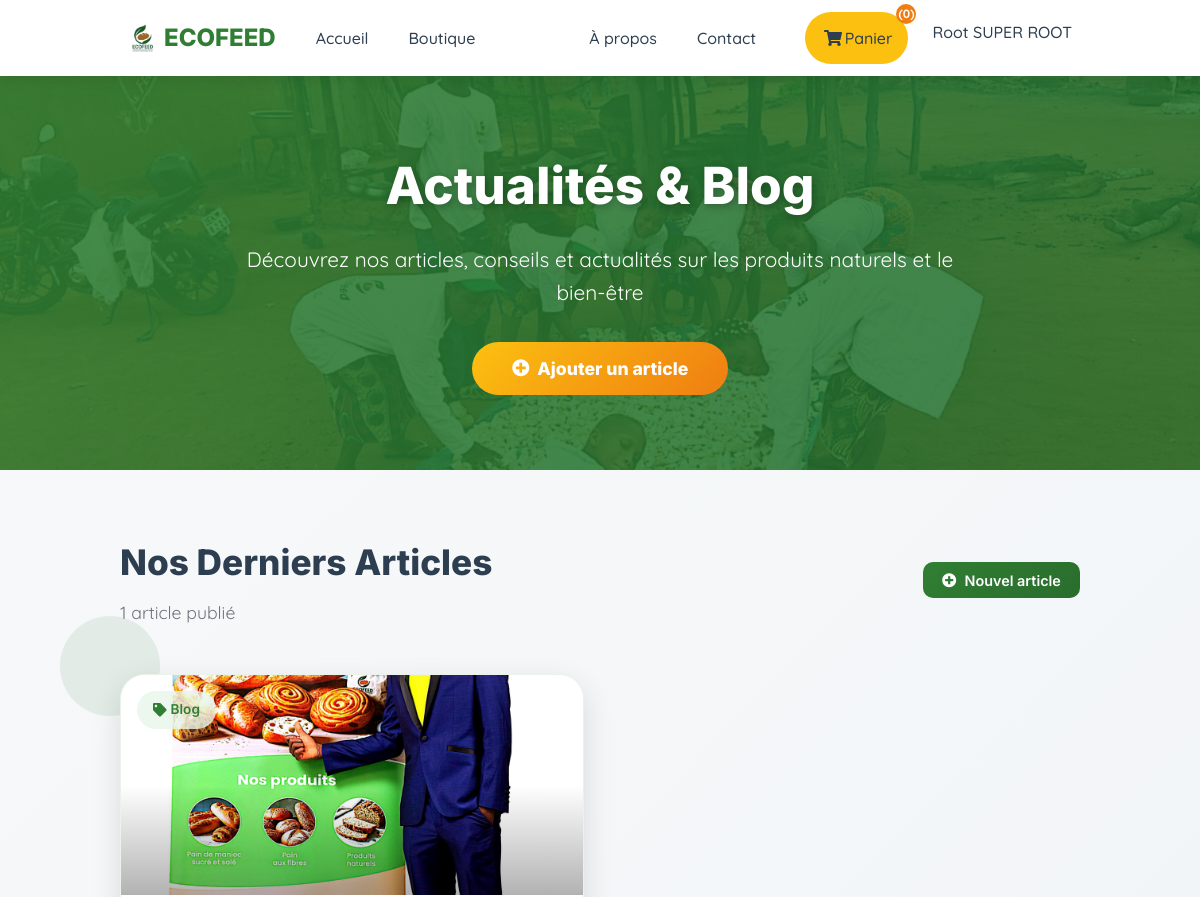
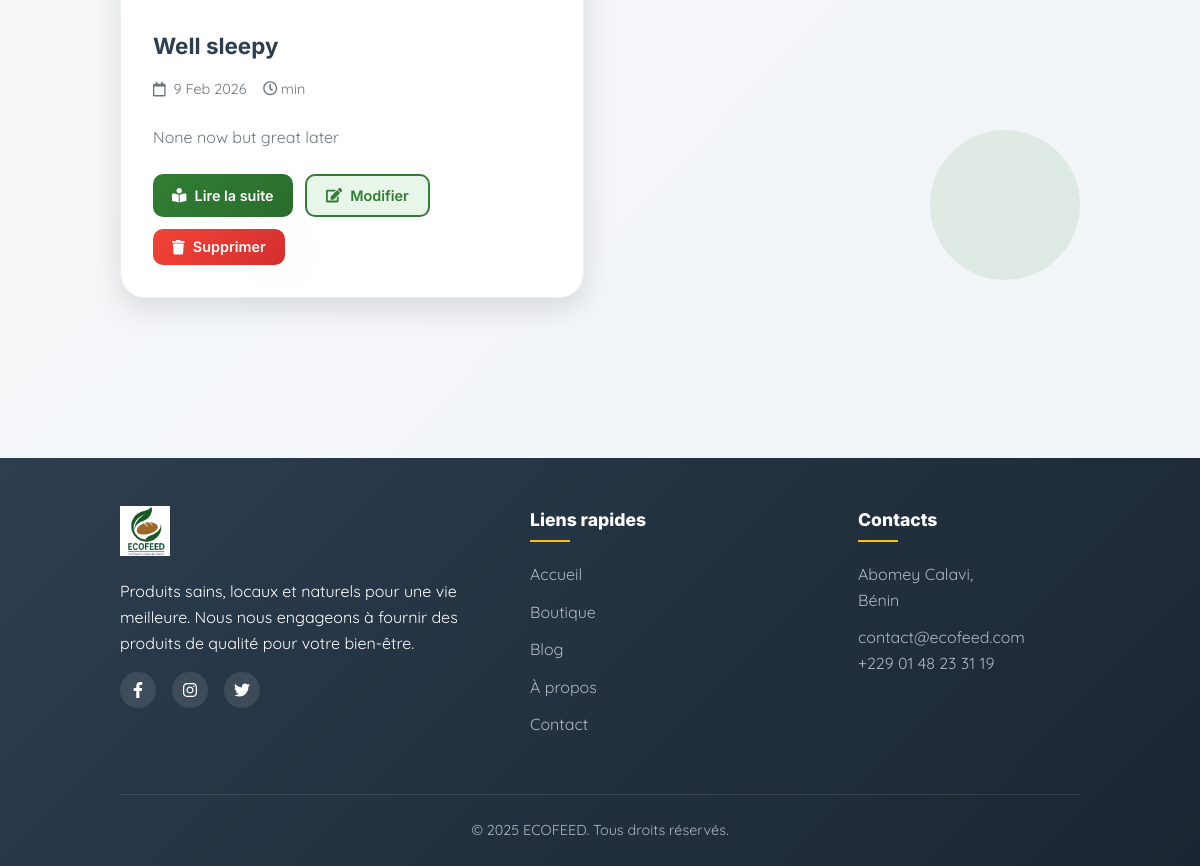
Screenshot of /blog/ (signed in) with the database file from the repository (2 pictures, top to bottom).
### accounts/models.py (models this page shows, shortened)
class User(AbstractBaseUser, PermissionsMixin):
    USER_TYPES = (
        ('admin', 'Admin'),
        ('superadmin', 'Super Admin'),  # Added superadmin
        ('manager', 'Manager'),         # Added manager level
        ('customer', 'Customer'),
    )
    ADMIN_ROLES = (
        ('superadmin', 'Super Administrateur'),
        ('content', 'Administrateur Contenu'),
        ('order', 'Administrateur Commandes'),
        ('support', 'Support Client'),
    )
    email = models.EmailField(unique=True)
    first_name = models.CharField(max_length=255)
    last_name = models.CharField(max_length=255)
    sex = models.CharField(max_length=50, blank=True, null=True)  # Made optional for admin
    user_type = models.CharField(max_length=20, choices=USER_TYPES, default='customer')
    admin_role = models.CharField(max_length=20, choices=ADMIN_ROLES, blank=True, null=True)  # New field
    birthdate = models.DateField(blank=True, null=True)
    registration_date = models.DateField(auto_now_add=True)
    phone_number = models.CharField(max_length=20)
    photo = models.ImageField(upload_to='PROFIL_IMG', blank=True, null=True)
    department = models.CharField(max_length=100, blank=True, null=True)  # New field for admin
    can_manage_users = models.BooleanField(default=False)  # New field
    can_manage_products = models.BooleanField(default=False)  # New field
    can_manage_orders = models.BooleanField(default=False)  # New field
    is_active = models.BooleanField(default=True)
    is_staff = models.BooleanField(default=False)
    objects = UserManager()
    USERNAME_FIELD = 'email'
    REQUIRED_FIELDS = ['first_name', 'last_name']
    def get_full_name(self):
        return f"{self.first_name} {self.last_name}"
    def is_admin(self):
        return self.user_type in ['admin', 'superadmin', 'manager']
    def is_superadmin(self):
        return self.user_type == 'superadmin'
    def get_admin_display_name(self):
        if self.is_superadmin():
            return f"{self.get_full_name()}"
        elif self.is_admin():
            role_display = self.get_admin_role_display() if self.admin_role else ""
            return f"{self.get_full_name()} ({role_display})"
        else:
            return self.get_full_name()
    def admin_permissions(self):
        permissions = []
        if self.can_manage_users:
            permissions.append('manage_users')
        if self.can_manage_products:
            permissions.append('manage_products')
        if self.can_manage_orders:
            permissions.append('manage_orders')
        return permissions

### products/models.py (models this page shows, shortened)
class BlogPost(models.Model):
    posted_by = models.ForeignKey(User, on_delete=models.CASCADE, related_name='blogposts')
    title = models.CharField(max_length=255)
    slug = models.SlugField(unique=True)
    content = models.TextField()
    cover_image = models.ImageField(upload_to='blog/', blank=True, null=True)
    published_at = models.DateTimeField(auto_now_add=True)

### products/views.py (the view)
# urls.py: path('blog/',views.blog,name="blog"),
def blog(request):
    context  = {
        "posts": BlogPost.objects.all(),
        'is_admin': request.user.is_authenticated and request.user.is_admin(),
        "user": request.user
        }
    return render(request, "products/blog.html", context)

### products/templates/products/blog.html (shortened to what this page needs)
{% extends 'base.html' %}
{% block content %}
<section class="blog-hero">
  <div class="hero-background">
    <div class="hero-image hero-image-1 active"></div>
  </div>
  <div class="hero-content">
    <h1>Actualités & Blog</h1>
    <p>Découvrez nos articles, conseils et actualités sur les produits naturels et le bien-être</p>
    <button class="hero-cta js-modal-trigger" data-target="createModal">
      <i class="fas fa-plus-circle mr-2"></i>Ajouter un article
    </button>
  </div>
</section>
<section class="blog-section">
  <div class="floating-elements">
    <div class="floating-element"></div>
    <div class="floating-element"></div>
  </div>
  <div class="container blog-container">
    <div class="section-header">
      <div>
        <h2 class="section-title">Nos Derniers Articles</h2>
        <p class="section-subtitle">{{ posts|length }} article{{ posts|pluralize }} publié{{ posts|pluralize }}</p>
      </div>
      <button class="action-btn read-btn js-modal-trigger" data-target="createModal">
        <i class="fas fa-plus-circle"></i>Nouvel article
      </button>
    </div>
    {% if posts %}
    <div class="blog-grid">
      {% for post in posts %}
      <div class="blog-card" id="post-{{ post.id }}">
        <div class="blog-image"
             style="background-image: url('{% if post.cover_image %}{{ post.cover_image.url }}{% else %}https://images.unsplash.com/photo-1546069901-ba9599a7e63c?ixlib=rb-4.0.3&auto=format&fit=crop&w=800&q=80{% endif %}')">
          <span class="blog-tag">
            <i class="fas fa-tag mr-1"></i>Blog
          </span>
        </div>
        <div class="blog-content">
          <h3 class="blog-title">{{ post.title }}</h3>
          <div class="blog-meta">
            <span class="blog-date">
              <i class="far fa-calendar"></i>
              {{ post.published_at|date:"j M Y" }}
            </span>
            <span>
              <i class="far fa-clock"></i>
              {{ post.read_time }} min
            </span>
          </div>
          <p class="blog-excerpt">
            {{ post.content|truncatechars:200 }}
          </p>
          <div class="blog-actions">
            <a href="{% url 'blog_detail' post.slug %}" class="action-btn read-btn">
              <i class="fas fa-book-reader"></i>Lire la suite
            </a>
            <button class="action-btn edit-btn js-modal-trigger-edit"
                    data-target="editModal"
                    data-id="{{ post.id }}"
                    data-title="{{ post.title|escapejs }}"
                    data-content="{{ post.content|escapejs }}"
                    data-image="{% if post.cover_image %}{{ post.cover_image.url }}{% endif %}">
              <i class="fas fa-edit"></i>Modifier
            </button>
            <button class="action-btn delete-btn js-modal-trigger-delete"
                    data-target="deleteModal"
                    data-id="{{ post.id }}">
              <i class="fas fa-trash"></i>Supprimer
            </button>
          </div>
        </div>
      </div>
      {% endfor %}
    </div>
    {% endif %}
  </div>
</section>
{% endblock %}

### templates/base.html (shortened to what this page needs)
{% load static %}
<!DOCTYPE html>
<html lang="fr">
<head>
  <link rel="stylesheet" href="https://cdn.jsdelivr.net/npm/bulma@0.9.4/css/bulma.min.css">
</head>
<body>
  <nav class="navbar navbar-modern is-fixed-top" role="navigation" aria-label="main navigation">
    <div class="container">
      <div class="navbar-brand">
        <a class="navbar-item logo" href="{% url 'home' %}">
          <img src="{{ MEDIA_URL }}PROFIL_IMG/LOGO_V2.jpeg" alt="ECOFEED Logo">
          <span class="ml-2 font-inter">ECOFEED</span>
        </a>
      </div>
      <div id="mainNavbar" class="navbar-menu">
        <div class="navbar-start">
          <a class="navbar-item {% if request.resolver_match.url_name == 'home' %}is-active{% endif %}" href="{% url 'home' %}">
            Accueil
          </a>
          <a class="navbar-item {% if request.resolver_match.url_name == 'products' %}is-active{% endif %}" href="{% url 'products' %}">
            Boutique
          </a>
          <a class="navbar-item {% if request.resolver_match.url_name == 'blog' %}is-active{% endif %}" href="{% url 'blog' %}">
          </a>
          <a class="navbar-item {% if request.resolver_match.url_name == 'about' %}is-active{% endif %}" href="{% url 'about' %}">
            À propos
          </a>
          <a class="navbar-item {% if request.resolver_match.url_name == 'contact' %}is-active{% endif %}" href="{% url 'contact' %}">
            Contact
          </a>
        </div>
        <div class="navbar-end">
          <a class="navbar-item cart-link" href="{% url 'cart' %}">
            <span class="icon">
              <i class="fas fa-shopping-cart"></i>
            </span>
            <span>Panier</span>
            <span class="cart-count">({{ request.session.cart|length|default:"0" }})</span>
          </a>
          {% if user.is_authenticated %}
            <div class="navbar-item has-dropdown is-hoverable">
                <span>{{ user.get_admin_display_name }}</span>
            </div>
          {% endif %}
        </div>
      </div>
    </div>
  </nav>
  {% block content %}
  {% endblock content %}
  <footer class="footer footer-modern">
    <div class="container">
      <div class="columns is-multiline">
        <div class="column is-5">
          <div class="footer-logo">
            <img src="{{ MEDIA_URL }}PROFIL_IMG/LOGO_V2.jpeg" alt="ECOFEED Logo">
          </div>
          <p class="mb-4 font-quicksand">
            Produits sains, locaux et naturels pour une vie meilleure.
            Nous nous engageons à fournir des produits de qualité pour votre bien-être.
          </p>
          <div class="social-links">
            <a href="#" aria-label="Facebook">
              <i class="fab fa-facebook-f"></i>
            </a>
            <a href="#" aria-label="Instagram">
              <i class="fab fa-instagram"></i>
            </a>
            <a href="#" aria-label="Twitter">
              <i class="fab fa-twitter"></i>
            </a>
          </div>
        </div>
        <div class="column is-4">
          <h4 class="footer-title font-inter">Liens rapides</h4>
          <ul class="footer-links">
            <li><a href="{% url 'home' %}">Accueil</a></li>
            <li><a href="{% url 'products' %}">Boutique</a></li>
            <li><a href="{% url 'blog' %}">Blog</a></li>
            <li><a href="{% url 'about' %}">À propos</a></li>
            <li><a href="{% url 'contact' %}">Contact</a></li>
          </ul>
        </div>
        <div class="column is-3">
          <h4 class="footer-title font-inter">Contacts</h4>
          <div class="contact-info">
            <p>
              Abomey Calavi,<br>
              Bénin
            </p>
            <p class="mt-3">
              <a href="mailto:contact@ecofeed.com">
                contact@ecofeed.com
              </a>
            </p>
            <p>
              <a href="tel:+2290148233119">
                +229 01 48 23 31 19
              </a>
            </p>
          </div>
        </div>
      </div>
      <div class="footer-bottom">
        <div class="columns is-vcentered">
          <div class="column">
            <p>
              © 2025 ECOFEED. Tous droits réservés.
            </p>
          </div>
        </div>
      </div>
    </div>
  </footer>
</body>
</html>

### templates/base.html (style rules this page uses)
:root { --primary-green: #307E33; --primary-yellow: #FCC110; --primary-orange: #EF7D12; --primary-green-dark: #2a6d2d; --primary-green-light: #e8f5e9; --dark: #2c3e50; --light: #f8f9fa; --gray: #6c757d; --border: #e9ecef; --shadow: 0 4px 12px rgba(0, 0, 0, 0.08); }
body { font-family: 'Quicksand', 'Segoe UI', Roboto, sans-serif; font-weight: 400; background-color: var(--light); color: var(--dark); padding-top: 70px; line-height: 1.6; }
h1, h2, h3, h4, h5, h6, .title, .subtitle, .navbar-modern .navbar-brand .logo, .footer-title { font-family: 'Inter', sans-serif; font-weight: 800; }
.font-inter { font-family: 'Inter', sans-serif; font-weight: 800; }
.font-quicksand { font-family: 'Quicksand', sans-serif; }
.navbar-modern { background: white; box-shadow: var(--shadow); border-bottom: none; padding: 0.75rem 0; transition: all 0.3s ease; }
.navbar-modern .navbar-brand .logo { font-size: 1.5rem; color: var(--primary-green); }
.navbar-modern .navbar-brand img { height: 42px; transition: all 0.3s ease; }
.navbar-modern .navbar-item { font-family: 'Quicksand', sans-serif; font-weight: 500; color: var(--dark); padding: 0.5rem 1rem; margin: 0 0.25rem; border-radius: 6px; transition: all 0.2s ease; }
.navbar-modern .navbar-item.is-active { background-color: var(--primary-green); color: white; }
.navbar-modern .navbar-item.cart-link { position: relative; background-color: var(--primary-yellow); color: var(--dark); border-radius: 50px; padding: 0.5rem 1rem; margin-left: 0.5rem; transition: all 0.3s ease; }
.navbar-modern .navbar-item.cart-link .cart-count { position: absolute; top: -8px; right: -8px; background: var(--primary-orange); color: white; border-radius: 50%; width: 20px; height: 20px; font-size: 0.75rem; display: flex; align-items: center; justify-content: center; font-weight: bold; }
.footer-modern { background: linear-gradient(135deg, var(--dark) 0%, #1a2530 100%); color: white; padding: 3rem 0 1.5rem; }
.footer-modern .footer-logo { margin-bottom: 1rem; }
.footer-modern .footer-logo img { height: 50px; }
.footer-modern .footer-title { color: white; font-size: 1.1rem; margin-bottom: 1.25rem; position: relative; padding-bottom: 0.5rem; }
.footer-modern .footer-title:after { content: ''; position: absolute; bottom: 0; left: 0; width: 40px; height: 2px; background: var(--primary-yellow); }
.footer-modern .footer-links { list-style: none; padding: 0; }
.footer-modern .footer-links li { margin-bottom: 0.75rem; }
.footer-modern .footer-links a { color: #b0b7c3; transition: all 0.2s ease; text-decoration: none; font-family: 'Quicksand', sans-serif; }
.footer-modern .social-links { display: flex; gap: 1rem; margin-top: 1rem; }
.footer-modern .social-links a { display: flex; align-items: center; justify-content: center; width: 36px; height: 36px; background: rgba(255, 255, 255, 0.1); border-radius: 50%; color: white; transition: all 0.3s ease; }
.footer-modern .contact-info p { color: #b0b7c3; font-family: 'Quicksand', sans-serif; line-height: 1.6; }
.footer-modern .contact-info a { color: #b0b7c3; text-decoration: none; transition: color 0.2s ease; font-family: 'Quicksand', sans-serif; }
.footer-modern .footer-bottom { border-top: 1px solid rgba(255, 255, 255, 0.1); margin-top: 2rem; padding-top: 1.5rem; text-align: center; color: #b0b7c3; font-size: 0.9rem; font-family: 'Quicksand', sans-serif; }

### rows the page displays
User: get_admin_display_name "Root SUPER ROOT"
BlogPost: cover_image (picture), title "Well sleepy", published_at "9 Feb 2026", content "None now but great later"

### other values shown
{{ request.session.cart|length|default:"0" }} "0"
{{ posts|length }} "1"
